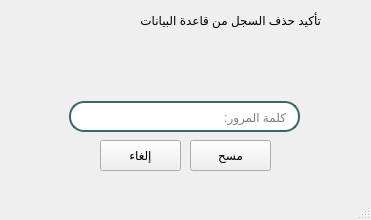
<?xml version="1.0" encoding="UTF-8"?>
<ui version="4.0">
 <class>MainWindow</class>
 <widget class="QMainWindow" name="MainWindow">
  <property name="geometry">
   <rect>
    <x>0</x>
    <y>0</y>
    <width>371</width>
    <height>220</height>
   </rect>
  </property>
  <property name="sizePolicy">
   <sizepolicy hsizetype="Fixed" vsizetype="Fixed">
    <horstretch>0</horstretch>
    <verstretch>0</verstretch>
   </sizepolicy>
  </property>
  <property name="minimumSize">
   <size>
    <width>371</width>
    <height>175</height>
   </size>
  </property>
  <property name="maximumSize">
   <size>
    <width>371</width>
    <height>220</height>
   </size>
  </property>
  <property name="windowTitle">
   <string>MainWindow</string>
  </property>
  <property name="styleSheet">
   <string notr="true">QLabel{
	
	font:  15pt &quot;Ara Hamah Kilania&quot;;


}
QPushButton{
background-color: rgb(62, 100, 108);
border:0px;
border-radius:15px;
	color: rgb(255, 255, 255);
	
	font: 14pt &quot;Ara Hamah Kilania&quot;;
}
QPushButton:pressed  {
background-color: rgb(150,150,150);
}
QMainWindow{
background-color: rgb(255, 255, 255);

}

background-color: rgb(255, 255, 255);
</string>
  </property>
  <property name="iconSize">
   <size>
    <width>30</width>
    <height>30</height>
   </size>
  </property>
  <widget class="QWidget" name="centralwidget">
   <widget class="QPushButton" name="cancel">
    <property name="geometry">
     <rect>
      <x>100</x>
      <y>140</y>
      <width>81</width>
      <height>31</height>
     </rect>
    </property>
    <property name="text">
     <string>إلغاء</string>
    </property>
   </widget>
   <widget class="QPushButton" name="DELETE">
    <property name="geometry">
     <rect>
      <x>190</x>
      <y>140</y>
      <width>81</width>
      <height>31</height>
     </rect>
    </property>
    <property name="text">
     <string>مسح</string>
    </property>
   </widget>
   <widget class="QLabel" name="label">
    <property name="geometry">
     <rect>
      <x>80</x>
      <y>10</y>
      <width>241</width>
      <height>20</height>
     </rect>
    </property>
    <property name="text">
     <string>تأكيد حذف السجل من قاعدة البيانات</string>
    </property>
   </widget>
   <widget class="QLabel" name="label_2">
    <property name="geometry">
     <rect>
      <x>0</x>
      <y>46</y>
      <width>371</width>
      <height>20</height>
     </rect>
    </property>
    <property name="text">
     <string/>
    </property>
    <property name="alignment">
     <set>Qt::AlignCenter</set>
    </property>
   </widget>
   <widget class="QLabel" name="label_3">
    <property name="geometry">
     <rect>
      <x>0</x>
      <y>70</y>
      <width>371</width>
      <height>21</height>
     </rect>
    </property>
    <property name="text">
     <string/>
    </property>
    <property name="alignment">
     <set>Qt::AlignCenter</set>
    </property>
   </widget>
   <widget class="QLabel" name="label_4">
    <property name="geometry">
     <rect>
      <x>330</x>
      <y>5</y>
      <width>31</width>
      <height>31</height>
     </rect>
    </property>
    <property name="text">
     <string/>
    </property>
    <property name="pixmap">
     <pixmap>icons/warning.png</pixmap>
    </property>
    <property name="scaledContents">
     <bool>true</bool>
    </property>
   </widget>
   <widget class="QLineEdit" name="delpass">
    <property name="geometry">
     <rect>
      <x>69</x>
      <y>101</y>
      <width>231</width>
      <height>31</height>
     </rect>
    </property>
    <property name="styleSheet">
     <string notr="true">QLineEdit{
border-style:solid;
border-width:2;
border-radius:15px;
border-color: rgb(62, 100, 108);
padding-right:10px;
}
</string>
    </property>
    <property name="placeholderText">
     <string>كلمة المرور:</string>
    </property>
   </widget>
  </widget>
  <widget class="QMenuBar" name="menubar">
   <property name="geometry">
    <rect>
     <x>0</x>
     <y>0</y>
     <width>371</width>
     <height>21</height>
    </rect>
   </property>
  </widget>
  <widget class="QStatusBar" name="statusbar"/>
 </widget>
 <resources/>
 <connections/>
</ui>
